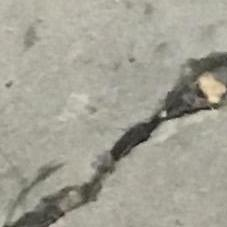
#> input picture surface-crack-detection/Positive/00896.jpg, 227 x 227 px
$ python -i crack_detector01.py   (imports and definitions only)
#> lines starting #> are read from the running program, lines starting #| are printed output that depends on the picture; after the words box and inside, x2 and y2 are one past the last pixel; in counts of white or black regions, pixels touching at a corner belong together
import os
import random
import cv2
import numpy as np
import matplotlib.pyplot as plt

POSITIVE_DIR = "surface-crack-detection/Positive"
NEGATIVE_DIR = "surface-crack-detection/Negative"
SAMPLE_SIZE_PER_CLASS = 300  # Adjust as needed


# [45 lines left out: function is_crack, not called in this run]


def visualize_detection(image_path, thresh_type="adaptive", block_size=15, C=4, kernel_size=3, aspect_ratio_thresh=2.5, min_area=30):
    """Visualizes each stage of the classical computer vision pipeline in a GUI window."""
#> called with thresh_type = 'adaptive', block_size = 15, C = 4, kernel_size = 3, aspect_ratio_thresh = 2.5, min_area = 30
    img = cv2.imread(image_path, cv2.IMREAD_GRAYSCALE)
#> img: shape (227, 227); min 18, max 227, mean 159.5
    if img is None:
        print(f"Error: Unable to load image at {image_path}")
        return

    blurred = cv2.GaussianBlur(img, (5, 5), 0)

    # 1. Thresholding
    if thresh_type == "adaptive":
        binary = cv2.adaptiveThreshold(
            blurred, 255, cv2.ADAPTIVE_THRESH_GAUSSIAN_C,
            cv2.THRESH_BINARY_INV, block_size, C
        )
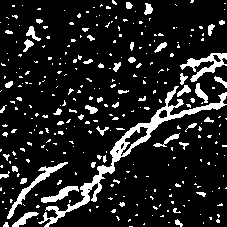
#> binary: shape (227, 227); 13.1% white; 315 white regions (264 under 20 px), largest, box (x1, y1, x2, y2) and area: (38, 86, 227, 227) 2026, (180, 53, 227, 82) 475, (7, 162, 68, 219) 430
    elif thresh_type == "otsu":
        _, binary = cv2.threshold(blurred, 0, 255, cv2.THRESH_BINARY_INV + cv2.THRESH_OTSU)
    else:
        _, binary = cv2.threshold(blurred, 100, 255, cv2.THRESH_BINARY_INV)

    # 2. Morphological Cleanup
    kernel = cv2.getStructuringElement(cv2.MORPH_RECT, (kernel_size, kernel_size))
    cleaned = cv2.morphologyEx(binary, cv2.MORPH_OPEN, kernel)
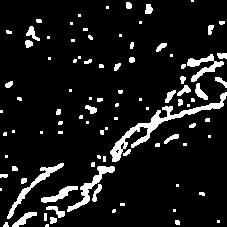
#> cleaned: shape (227, 227); 9.5% white; 94 white regions (50 under 20 px)

    # 3. Contour Detection & Overlay Drawing
    output_bgr = cv2.cvtColor(img, cv2.COLOR_GRAY2BGR)
    contours, _ = cv2.findContours(cleaned, cv2.RETR_EXTERNAL, cv2.CHAIN_APPROX_SIMPLE)
#> contours = 94 contours, 65 with area under 20; largest, box (x1, y1, x2, y2) and area: (110, 92, 227, 162) 889, (67, 166, 115, 212) 352, (7, 163, 64, 219) 329, (187, 54, 224, 82) 281, (41, 186, 78, 203) 184
    detected = False

    for cnt in contours:
        area = cv2.contourArea(cnt)
        if area > min_area:
            rect = cv2.minAreaRect(cnt)
            (w, h) = rect[1]
            if w > 0 and h > 0:
                aspect_ratio = max(w, h) / min(w, h)
                if aspect_ratio >= aspect_ratio_thresh:
                    detected = True
                    # Draw detected crack bounding box in red
                    box = cv2.boxPoints(rect)
                    box = np.intp(box)
                    cv2.drawContours(output_bgr, [box], 0, (0, 0, 255), 2)
#> this loop made 94 passes
#> (area, rect, w, h, aspect_ratio, box) on passes 7, 14, 16, 19, 21, 30: (116, ((23.87, 218.8), (27.64, 8.09), -36.03), 27.64, 8.09, 3.42, [[15, 230], [10, 223], [32, 207], [37, 213]]), (184.5, ((59.39, 194.3), (38.98, 8.83), -24.62), 38.98, 8.83, 4.42, [[43, 206], [39, 198], [75, 182], [78, 190]]), (55.5, ((96.29, 192.4), (18.38, 5.31), -67.38), 18.38, 5.31, 3.46, [[95, 201], [90, 199], [97, 182], [102, 184]]), (352, ((89.21, 187.8), (64.02, 15.24), -50.19), 64.02, 15.24, 4.2, [[74, 217], [62, 207], [103, 158], [115, 168]]), (329, ((31.1, 186.5), (78.49, 14), -44.44), 78.49, 14, 5.6, [[7, 218], [-1, 209], [54, 154], [64, 164]]), (48.5, ((170.8, 138.1), (16.47, 4.88), -24.44), 16.47, 4.88, 3.37, [[164, 143], [162, 139], [177, 132], [179, 136]])
#> (area, rect, w, h, aspect_ratio) on passes 10, 46, 59, 60, 72, 74: (72.5, ((55.34, 210.5), (8.27, 19.5), -57.99), 8.27, 19.5, 2.36), (48, ((90.2, 109.4), (6.96, 12.02), -71.57), 6.96, 12.02, 1.73), (57.5, ((182.7, 89.75), (14.28, 7.96), -20.56), 14.28, 7.96, 1.79), (87, ((199.9, 92.27), (8.12, 18.87), -31.61), 8.12, 18.87, 2.32), (281, ((203.2, 63.9), (37.12, 22.36), -26.57), 37.12, 22.36, 1.66), (39, ((221.5, 55.5), (5, 9), -90), 5, 9, 1.8)
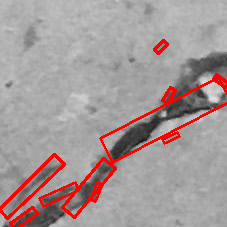
#> output_bgr: shape (227, 227, 3); mean B, G, R 151.6, 151.6, 165.7

    # Plot pipeline stages via Matplotlib window
    fig, axes = plt.subplots(1, 4, figsize=(16, 4))
    titles = ["Original", "Thresholded", "Morph Cleaned", f"Detected: {detected}"]
#> titles = ['Original', 'Thresholded', 'Morph Cleaned', 'Detected: True']
    imgs = [img, binary, cleaned, cv2.cvtColor(output_bgr, cv2.COLOR_BGR2RGB)]

    for ax, t, im in zip(axes, titles, imgs):
        ax.imshow(im, cmap="gray" if len(im.shape) == 2 else None)
        ax.set_title(t)
        ax.axis("off")
#> this loop made 4 passes

    plt.tight_layout()
    plt.show()
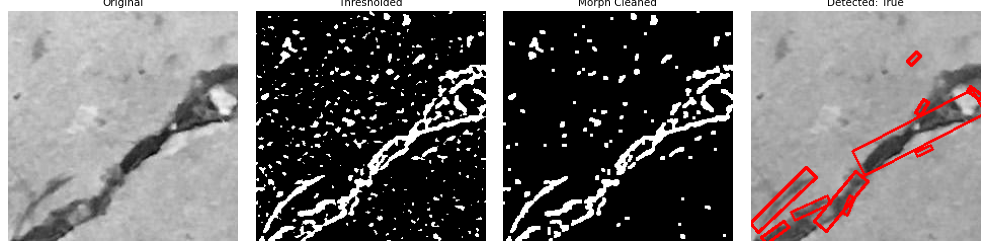
#> figure drawn by matplotlib, 4 panels


# [28 lines left out: function evaluate, not called in this run]


# [22 lines not run here, left out]

>>> result = visualize_detection('surface-crack-detection/Positive/00896.jpg')

$ run again, on surface-crack-detection/Positive/04613.jpg
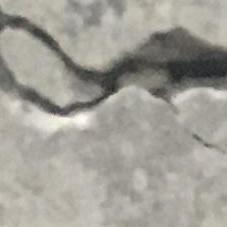
#> input picture surface-crack-detection/Positive/04613.jpg, 227 x 227 px
#> binary: shape (227, 227); 13.3% white; 210 white regions (155 under 20 px), largest, box (x1, y1, x2, y2) and area: (0, 55, 134, 116) 1330, (0, 10, 116, 88) 1136, (139, 27, 188, 50) 301
#> cleaned: shape (227, 227); 10.5% white; 99 white regions (51 under 20 px)
#> contours = 99 contours, 67 with area under 20; largest, box (x1, y1, x2, y2) and area: (3, 67, 122, 116) 958, (0, 11, 116, 81) 924, (150, 27, 188, 45) 204, (145, 86, 179, 114) 194, (193, 82, 227, 90) 116
#> the loop in visualize_detection, `for cnt in contours:` made 99 passes
#> (area, rect, w, h, aspect_ratio, box) on passes 14, 34, 38: (32.5, ((132, 195.5), (11, 4), -90), 11, 4, 2.75, [[134, 201], [130, 201], [130, 190], [134, 190]]), (98, ((205, 142.5), (7.16, 30.86), -63.43), 7.16, 30.86, 4.31, [[217, 152], [189, 138], [192, 132], [220, 146]]), (39, ((85.5, 131), (4, 13), -90), 4, 13, 3.25, [[92, 133], [79, 133], [79, 129], [92, 129]])
#> after the loop in visualize_detection, `for cnt in contours:`:
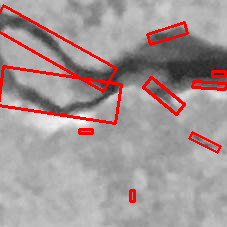
#> output_bgr: shape (227, 227, 3); mean B, G, R 149.9, 149.9, 164.5
#> titles = ['Original', 'Thresholded', 'Morph Cleaned', 'Detected: True']
#> the loop in visualize_detection, `for ax, t, im in zip(axes, titles, imgs):` made 4 passes
#> in visualize_detection, `plt.show()`:
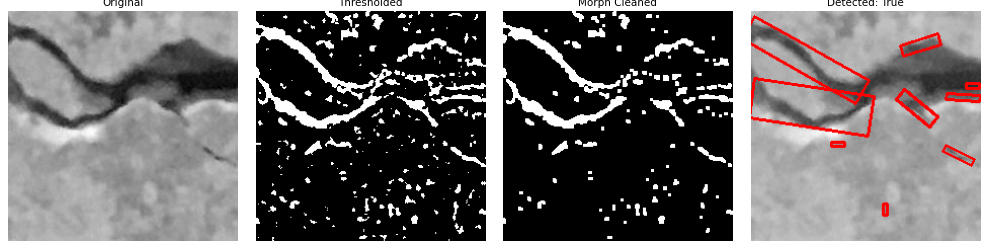
#> figure drawn by matplotlib, 4 panels

$ run again, on surface-crack-detection/Positive/05096.jpg
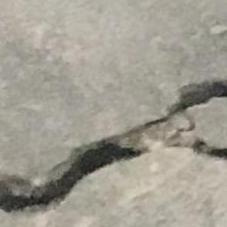
#> input picture surface-crack-detection/Positive/05096.jpg, 227 x 227 px
#> binary: shape (227, 227); 13.5% white; 347 white regions (288 under 20 px), largest, box (x1, y1, x2, y2) and area: (78, 81, 227, 162) 1399, (0, 156, 114, 213) 898, (161, 115, 227, 160) 605
#> cleaned: shape (227, 227); 9.2% white; 121 white regions (77 under 20 px)
#> contours = 121 contours, 95 with area under 20; largest, box (x1, y1, x2, y2) and area: (5, 158, 113, 210) 584, (109, 92, 227, 141) 502, (115, 147, 150, 161) 222, (161, 136, 206, 154) 189, (206, 148, 227, 159) 130
#> the loop in visualize_detection, `for cnt in contours:` made 121 passes
#> (area, rect, w, h, aspect_ratio, box) on passes 26, 37, 44: (64, ((142, 196.5), (21.9, 4.74), -21.04), 21.9, 4.74, 4.62, [[132, 202], [130, 198], [151, 190], [153, 194]]), (111, ((19.17, 180.4), (8.1, 23.35), -74.05), 8.1, 23.35, 2.88, [[29, 187], [6, 181], [9, 173], [31, 179]]), (73.5, ((65.5, 176.5), (19.8, 7.07), -45), 19.8, 7.07, 2.8, [[61, 186], [56, 181], [70, 167], [75, 172]])
#> after the loop in visualize_detection, `for cnt in contours:`:
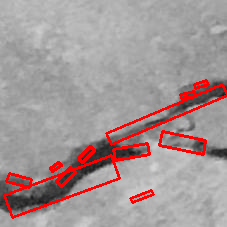
#> output_bgr: shape (227, 227, 3); mean B, G, R 150.1, 150.1, 164.6
#> titles = ['Original', 'Thresholded', 'Morph Cleaned', 'Detected: True']
#> the loop in visualize_detection, `for ax, t, im in zip(axes, titles, imgs):` made 4 passes
#> in visualize_detection, `plt.show()`:
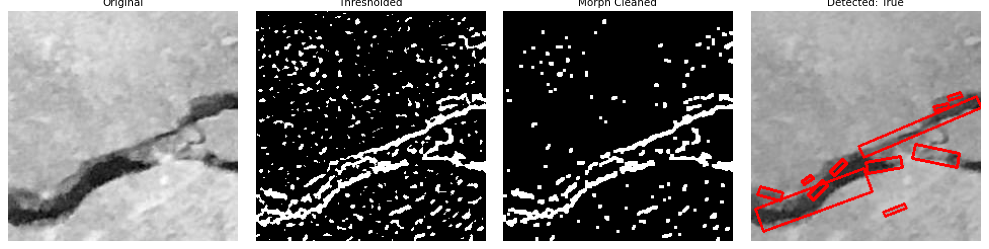
#> figure drawn by matplotlib, 4 panels

$ run again, on surface-crack-detection/Positive/07430.jpg
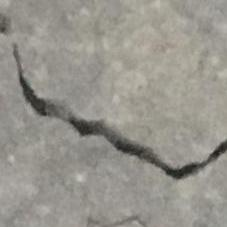
#> input picture surface-crack-detection/Positive/07430.jpg, 227 x 227 px
#> binary: shape (227, 227); 11.4% white; 372 white regions (318 under 20 px), largest, box (x1, y1, x2, y2) and area: (48, 104, 227, 180) 1570, (12, 43, 52, 117) 544, (111, 215, 146, 227) 148
#> cleaned: shape (227, 227); 6.8% white; 93 white regions (68 under 20 px)
#> contours = 93 contours, 83 with area under 20; largest, box (x1, y1, x2, y2) and area: (68, 116, 227, 179) 1226, (12, 43, 51, 116) 472, (115, 215, 140, 225) 76, (87, 217, 100, 224) 38, (198, 60, 204, 71) 35
#> the loop in visualize_detection, `for cnt in contours:` made 93 passes
#> (area, rect, w, h, aspect_ratio, box) on passes 5, 39, 74: (75.5, ((127, 219.9), (25.28, 5.14), -16.39), 25.28, 5.14, 4.92, [[115, 225], [114, 220], [138, 213], [139, 218]]), (1226.5, ((144.2, 149.9), (45.06, 161), -80.31), 45.06, 161, 3.57, [[219, 185], [61, 158], [68, 114], [227, 141]]), (472, ((26, 81.5), (16.55, 81.39), -26.57), 16.55, 81.39, 4.92, [[36, 121], [0, 48], [15, 41], [51, 114]])
#> after the loop in visualize_detection, `for cnt in contours:`:
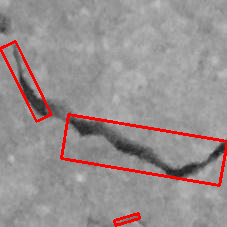
#> output_bgr: shape (227, 227, 3); mean B, G, R 143.6, 143.6, 152.8
#> titles = ['Original', 'Thresholded', 'Morph Cleaned', 'Detected: True']
#> the loop in visualize_detection, `for ax, t, im in zip(axes, titles, imgs):` made 4 passes
#> in visualize_detection, `plt.show()`:
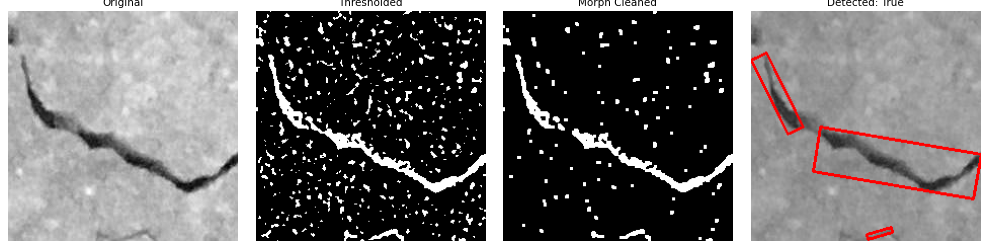
#> figure drawn by matplotlib, 4 panels
